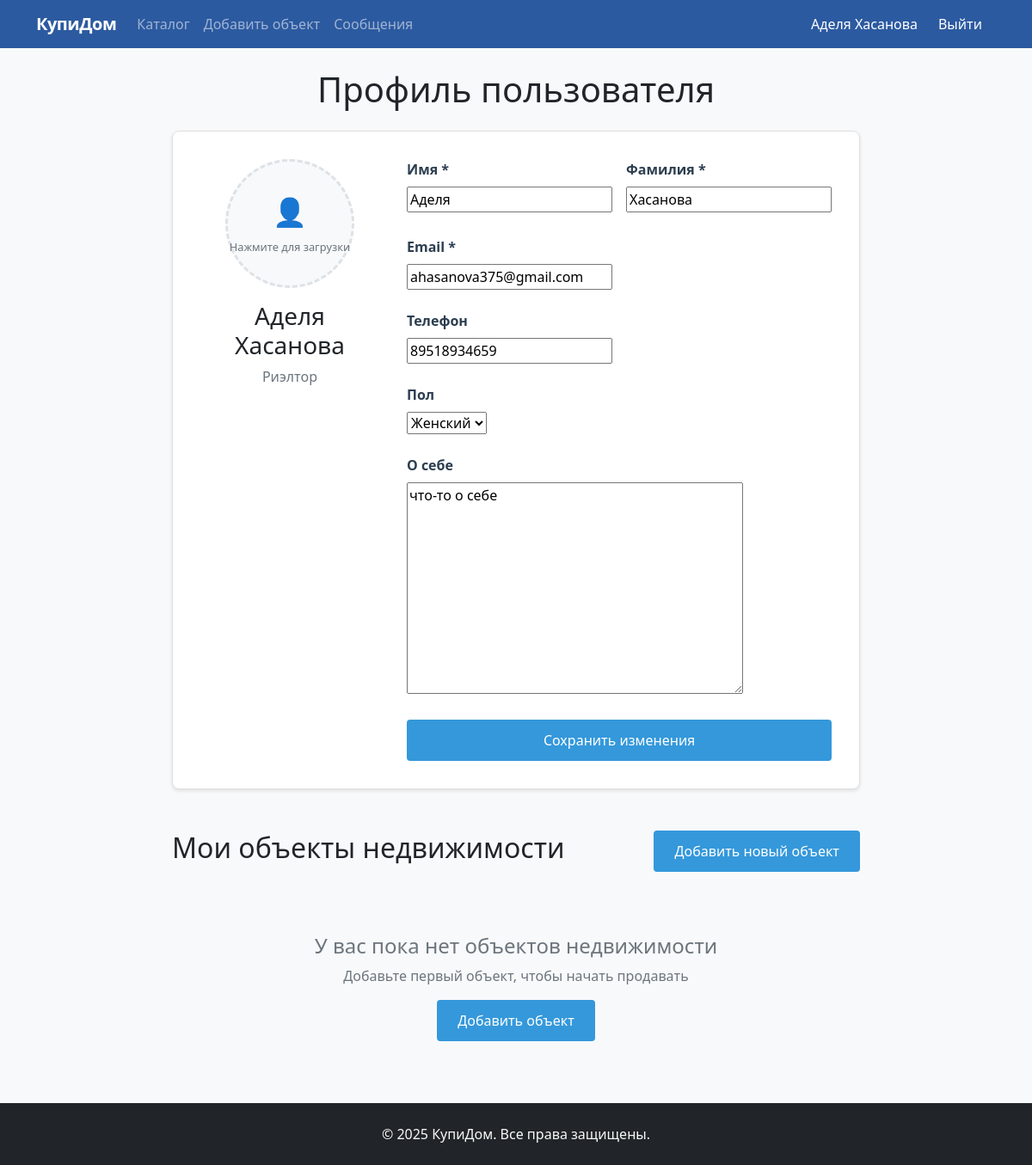
/profile/ (signed in), run on the app's committed database.
### realty/models.py (models this page shows, shortened)
class CustomUser(AbstractUser):
    USER_TYPE_CHOICES = (
        ('realtor', 'Риэлтор'),
        ('client', 'Клиент'),
    )
    GENDER_CHOICES = (
        ('M', 'Мужской'),
        ('F', 'Женский'),
    )
    user_type = models.CharField('Тип пользователя', max_length=10, choices=USER_TYPE_CHOICES)
    phone = models.CharField('Телефон', max_length=20, blank=True)
    bio = models.TextField('О себе', blank=True)
    avatar = models.ImageField('Аватар', upload_to='avatars/', blank=True, null=True)
    gender = models.CharField('Пол', max_length=1, choices=GENDER_CHOICES, blank=True)

### realty/views.py (the view)
# urls.py: path('profile/', views.profile_update, name='profile'),
@login_required
def profile_update(request):
    if request.method == 'POST':
        form = ProfileUpdateForm(request.POST, request.FILES, instance=request.user)
        if form.is_valid():
            form.save()
            if request.headers.get('x-requested-with') == 'XMLHttpRequest':
                return JsonResponse({'success': True})
            return redirect('profile')
        else:
            if request.headers.get('x-requested-with') == 'XMLHttpRequest':
                return JsonResponse({'success': False, 'errors': form.errors})
    else:
        form = ProfileUpdateForm(instance=request.user)
    user_properties = Property.objects.filter(created_by=request.user)
    return render(request, 'realty/profile.html', {
        'form': form,
        'properties': user_properties
    })

### realty/forms.py
class ProfileUpdateForm(forms.ModelForm):
    class Meta:
        model = CustomUser
        fields = ('first_name', 'last_name', 'email', 'phone', 'bio', 'avatar', 'gender')

### realty/templates/realty/profile.html (shortened to what this page needs)
{% extends 'realty/base.html' %}
{% block content %}
<div style="max-width: 800px; margin: 0 auto;">
    <h1 class="text-center mb-4">Профиль пользователя</h1>
    <div class="card">
        <div class="card-body">
            <div style="display: grid; grid-template-columns: 1fr 2fr; gap: 2rem; align-items: start;">
                <div style="text-align: center;">
                    <div style="position: relative; display: inline-block;">
                        <label for="id_avatar" style="cursor: pointer;">
                            {% if user.avatar %}
                            <img src="{{ user.avatar.url }}" alt="Аватар"
                                 style="width: 150px; height: 150px; border-radius: 50%; object-fit: cover; border: 3px solid #3498db;">
                            {% else %}
                            <div style="width: 150px; height: 150px; background: #f8f9fa; border-radius: 50%; display: flex; align-items: center; justify-content: center; border: 3px dashed #dee2e6; cursor: pointer;">
                                <div style="text-align: center;">
                                    <div style="font-size: 2rem; color: #6c757d;">👤</div>
                                    <div style="font-size: 0.8rem; color: #6c757d; margin-top: 0.5rem;">Нажмите для загрузки</div>
                                </div>
                            </div>
                            {% endif %}
                        </label>
                    </div>
                    <h3 class="mt-3">{{ user.get_full_name|default:user.username }}</h3>
                    <p class="text-muted">{{ user.get_user_type_display }}</p>
                </div>
                <div>
                    <form id="profile-form" method="post" enctype="multipart/form-data">
                        <div style="display: grid; grid-template-columns: 1fr 1fr; gap: 1rem;">
                            <div class="form-group">
                                <label for="id_first_name">Имя *</label>
                                {{ form.first_name }}
                            </div>
                            <div class="form-group">
                                <label for="id_last_name">Фамилия *</label>
                                {{ form.last_name }}
                            </div>
                        </div>
                        <div class="form-group">
                            <label for="id_email">Email *</label>
                            {{ form.email }}
                        </div>
                        <div class="form-group">
                            <label for="id_phone">Телефон</label>
                            {{ form.phone }}
                        </div>
                        <div class="form-group">
                            <label for="id_gender">Пол</label>
                            {{ form.gender }}
                        </div>
                        <div class="form-group">
                            <label for="id_bio">О себе</label>
                            {{ form.bio }}
                        </div>
                        <button type="submit" class="btn" style="width: 100%;">Сохранить изменения</button>
                    </form>
                </div>
            </div>
        </div>
    </div>
    <div style="margin-top: 3rem;">
        <div class="d-flex justify-content-between align-items-center mb-4">
            <h2>Мои объекты недвижимости</h2>
            <a href="{% url 'property_create' %}" class="btn">Добавить новый объект</a>
        </div>
        {% if properties %}
        <div class="property-grid">
            {% for property in properties %}
            <div class="property-card">
                {% with main_image=property.images.filter.is_main.first %}
                    {% if main_image %}
                    <img src="{{ main_image.image.url }}" alt="{{ property.title }}" style="width: 100%; height: 200px; object-fit: cover; border-radius: 8px 8px 0 0;">
                    {% else %}
                    <div class="no-image" style="height: 200px; display: flex; align-items: center; justify-content: center; background: #f8f9fa; border-radius: 8px 8px 0 0;">
                        Нет изображения
                    </div>
                    {% endif %}
                {% endwith %}
                <div style="padding: 1rem;">
                    <h4 style="margin: 0 0 0.5rem 0;">
                        <a href="{% url 'property_detail' property.pk %}" style="color: #2c3e50; text-decoration: none;">{{ property.title }}</a>
                    </h4>
                    <p style="margin: 0.25rem 0; color: #e74c3c; font-weight: bold;">{{ property.price }} руб.</p>
                    <p style="margin: 0.25rem 0; font-size: 0.9rem;">
                        <span style="background: {% if property.status == 'active' %}#28a745{% elif property.status == 'sold' %}#dc3545{% else %}#6c757d{% endif %}; color: white; padding: 0.2rem 0.5rem; border-radius: 12px; font-size: 0.8rem;">
                            {{ property.get_status_display }}
                        </span>
                    </p>
                    <p style="margin: 0.25rem 0; font-size: 0.9rem; color: #666;">Просмотров: {{ property.views }}</p>
                    <div style="margin-top: 1rem;">
                        <a href="{% url 'property_edit' property.pk %}" class="btn" style="padding: 0.5rem 1rem; font-size: 0.9rem;">Редактировать</a>
                    </div>
                </div>
            </div>
            {% endfor %}
        </div>
        {% else %}
        <div class="text-center py-5" style="background: #f8f9fa; border-radius: 8px;">
            <h4 style="color: #6c757d;">У вас пока нет объектов недвижимости</h4>
            <p class="text-muted">Добавьте первый объект, чтобы начать продавать</p>
            <a href="{% url 'property_create' %}" class="btn">Добавить объект</a>
        </div>
        {% endif %}
    </div>
</div>
{% endblock %}

### realty/templates/realty/base.html (shortened to what this page needs)
<!DOCTYPE html>
<html lang="ru">
<head>
    <link href="https://cdn.jsdelivr.net/npm/bootstrap@5.3.0/dist/css/bootstrap.min.css" rel="stylesheet">
</head>
<body class="bg-light d-flex flex-column">
    <nav class="navbar navbar-expand-lg navbar-dark bg-primary">
        <div class="container">
            <a class="navbar-brand" href="{% url 'home' %}">КупиДом</a>
            <div class="collapse navbar-collapse" id="navbarNav">
                <ul class="navbar-nav me-auto">
                    <li class="nav-item">
                        <a class="nav-link" href="{% url 'property_list' %}">Каталог</a>
                    </li>
                    {% if user.is_authenticated %}
                    <li class="nav-item">
                        <a class="nav-link" href="{% url 'property_create' %}">Добавить объект</a>
                    </li>
                    <li class="nav-item">
                        <a class="nav-link" href="{% url 'message_list' %}">Сообщения</a>
                    </li>
                    {% endif %}
                </ul>
                <ul class="navbar-nav">
                    {% if user.is_authenticated %}
                    <li class="nav-item">
                        <a class="nav-link" href="{% url 'profile' %}" style="color: white !important;">
                            {{ user.get_full_name|default:user.username }}
                        </a>
                    </li>
                    <li class="nav-item">
                        <form method="post" action="{% url 'logout' %}" class="d-flex align-items-center">
                            <button type="submit" class="nav-link btn btn-link" style="border: none; background: none; color: white !important; padding: 0.5rem 1rem;">
                                Выйти
                            </button>
                        </form>
                    </li>
                    {% endif %}
                </ul>
            </div>
        </div>
    </nav>
    <main class="py-4">
        <div class="container">
            {% block content %}
            {% endblock %}
        </div>
    </main>
    <footer class="bg-dark text-light py-4 mt-auto">
        <div class="container text-center">
            <p class="mb-0">&copy; 2025 КупиДом. Все права защищены.</p>
        </div>
    </footer>
</body>
</html>

### realty/templates/realty/base.html (style rules this page uses)
:root { --primary: #2c5aa0; --primary-dark: #1e3d72; --accent: #e74c3c; --dark: #34495e; --light: #f8f9fa; }
.bg-primary { background-color: var(--primary) !important; }
.navbar-brand { font-weight: 600; letter-spacing: -0.5px; }
.card { border: none; box-shadow: 0 2px 8px rgba(0,0,0,0.08); transition: box-shadow 0.2s; }
html, body { height: 100%; }
body { display: flex; flex-direction: column; }
main { flex: 1 0 auto; }
footer { flex-shrink: 0; }
.navbar-nav .nav-item { display: flex; align-items: center; }
.navbar-nav .nav-link { display: flex; align-items: center; height: 100%; }

### realty/templates/realty/profile.html (style rules this page uses)
.form-group { margin-bottom: 1.5rem; }
.form-group label { font-weight: 600; margin-bottom: 0.5rem; display: block; color: #2c3e50; }
.btn { background: #3498db; color: white; border: none; padding: 0.75rem 1.5rem; border-radius: 4px; cursor: pointer; font-size: 1rem; transition: background-color 0.3s ease; text-decoration: none; display: inline-block; text-align: center; }
.card { border: 1px solid #e0e0e0; border-radius: 8px; box-shadow: 0 2px 4px rgba(0,0,0,0.1); }
.card-body { padding: 2rem; }
.text-center { text-align: center; }
.text-muted { color: #6c757d !important; }
.mt-3 { margin-top: 1rem; }
.mb-4 { margin-bottom: 1.5rem; }
.d-flex { display: flex; }
.justify-content-between { justify-content: space-between; }
.align-items-center { align-items: center; }
.py-5 { padding-top: 3rem; padding-bottom: 3rem; }

### data on the page
CustomUser: get_full_name "Аделя Хасанова", user_type "Риэлтор", first_name "Аделя", last_name "Хасанова", email "ahasanova375@gmail.com", phone "89518934659", gender "Женский", bio "что-то о себе"
